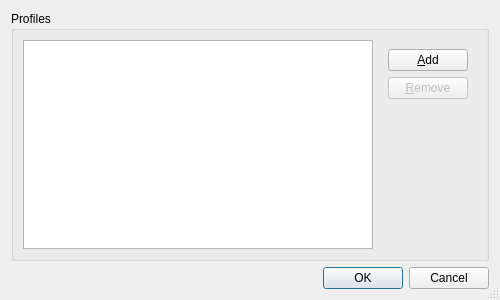
<?xml version="1.0" encoding="UTF-8"?>
<ui version="4.0">
 <class>ProfileEditor</class>
 <widget class="QDialog" name="ProfileEditor">
  <property name="geometry">
   <rect>
    <x>0</x>
    <y>0</y>
    <width>500</width>
    <height>300</height>
   </rect>
  </property>
  <property name="windowTitle">
   <string>Profileeditor</string>
  </property>
  <property name="sizeGripEnabled">
   <bool>true</bool>
  </property>
  <property name="modal">
   <bool>true</bool>
  </property>
  <layout class="QVBoxLayout" name="verticalLayout">
   <item>
    <widget class="QGroupBox" name="groupBox">
     <property name="title">
      <string>Profiles</string>
     </property>
     <layout class="QHBoxLayout" name="horizontalLayout" stretch="1,0">
      <item>
       <widget class="QTableView" name="table_targets">
        <property name="showDropIndicator" stdset="0">
         <bool>false</bool>
        </property>
        <property name="dragDropOverwriteMode">
         <bool>false</bool>
        </property>
        <property name="alternatingRowColors">
         <bool>true</bool>
        </property>
        <property name="selectionMode">
         <enum>QAbstractItemView::SingleSelection</enum>
        </property>
        <property name="selectionBehavior">
         <enum>QAbstractItemView::SelectRows</enum>
        </property>
        <attribute name="verticalHeaderVisible">
         <bool>false</bool>
        </attribute>
       </widget>
      </item>
      <item>
       <widget class="QWidget" name="widget" native="true">
        <property name="sizePolicy">
         <sizepolicy hsizetype="Minimum" vsizetype="Preferred">
          <horstretch>0</horstretch>
          <verstretch>0</verstretch>
         </sizepolicy>
        </property>
        <layout class="QVBoxLayout" name="verticalLayout_2">
         <item>
          <widget class="QPushButton" name="button_add">
           <property name="text">
            <string>&amp;Add</string>
           </property>
           <property name="icon">
            <iconset theme="list-add"/>
           </property>
          </widget>
         </item>
         <item>
          <widget class="QPushButton" name="button_remove">
           <property name="enabled">
            <bool>false</bool>
           </property>
           <property name="text">
            <string>&amp;Remove</string>
           </property>
           <property name="icon">
            <iconset theme="list-remove"/>
           </property>
          </widget>
         </item>
         <item>
          <spacer name="verticalSpacer">
           <property name="orientation">
            <enum>Qt::Vertical</enum>
           </property>
           <property name="sizeHint" stdset="0">
            <size>
             <width>20</width>
             <height>40</height>
            </size>
           </property>
          </spacer>
         </item>
        </layout>
       </widget>
      </item>
     </layout>
    </widget>
   </item>
   <item>
    <widget class="QDialogButtonBox" name="buttonBox">
     <property name="standardButtons">
      <set>QDialogButtonBox::Cancel|QDialogButtonBox::Ok</set>
     </property>
    </widget>
   </item>
  </layout>
 </widget>
 <resources/>
 <connections>
  <connection>
   <sender>buttonBox</sender>
   <signal>accepted()</signal>
   <receiver>ProfileEditor</receiver>
   <slot>accept()</slot>
   <hints>
    <hint type="sourcelabel">
     <x>239</x>
     <y>410</y>
    </hint>
    <hint type="destinationlabel">
     <x>239</x>
     <y>217</y>
    </hint>
   </hints>
  </connection>
  <connection>
   <sender>buttonBox</sender>
   <signal>rejected()</signal>
   <receiver>ProfileEditor</receiver>
   <slot>reject()</slot>
   <hints>
    <hint type="sourcelabel">
     <x>239</x>
     <y>410</y>
    </hint>
    <hint type="destinationlabel">
     <x>239</x>
     <y>217</y>
    </hint>
   </hints>
  </connection>
 </connections>
</ui>
